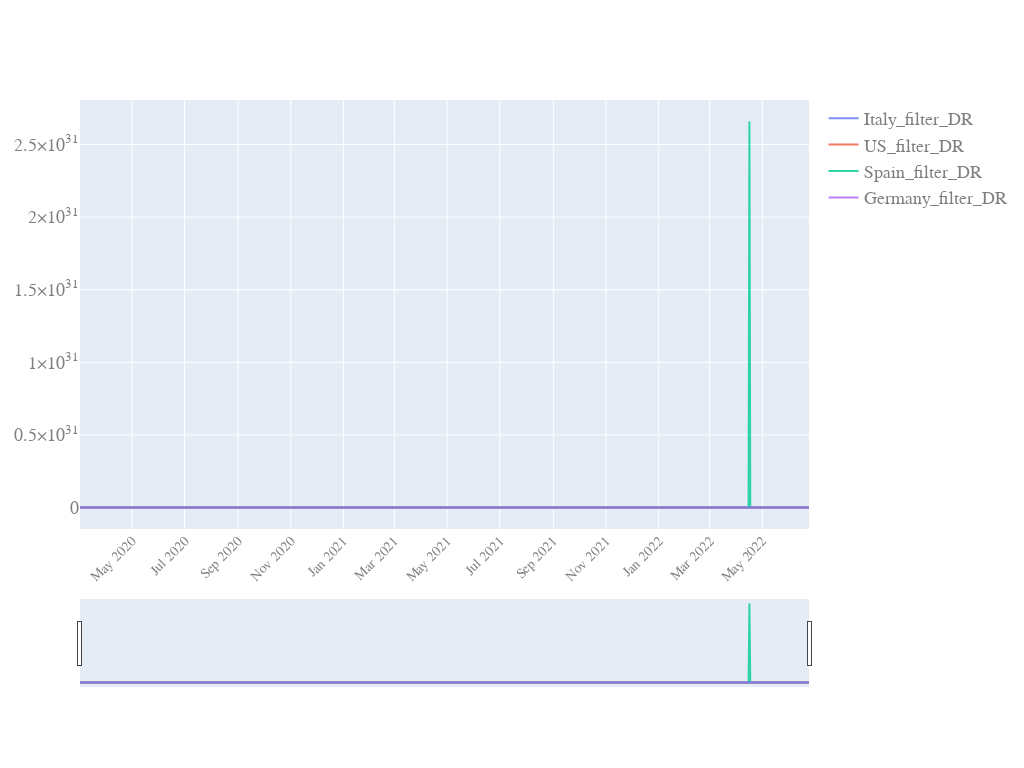

This figure's notebook cell:
### Code cell
start_pos=40
generate_plot(df_analyse.date[start_pos:],
           df_analyse.iloc[start_pos:,[16,17,18,19]], #17,18,19   # US comparison 12,17
           y_scale='linear',
           slider=True)

### Figure 1 — Plotly figure (JSON) as saved in the notebook; plotly's stock layout.template omitted (floating-point values rounded to 4 significant figures; data arrays with more than 128 entries replaced by an {"elided": "..."} marker saying what was removed)
{"data": [{"name": "Italy_filter_DR", "opacity": 0.8, "type": "scatter", "x": {"elided": "845 str values"}, "y": {"elided": "845 float values"}}, {"name": "US_filter_DR", "opacity": 0.8, "type": "scatter", "x": {"elided": "845 str values"}, "y": {"elided": "845 float values"}}, {"name": "Spain_filter_DR", "opacity": 0.8, "type": "scatter", "x": {"elided": "845 str values"}, "y": {"elided": "845 float values"}}, {"name": "Germany_filter_DR", "opacity": 0.8, "type": "scatter", "x": {"elided": "845 str values"}, "y": {"elided": "845 float values"}}], "layout": {"autosize": true, "font": {"color": "#7f7f7f", "family": "PT Sans, monospace", "size": 18}, "height": 768, "width": 1024, "xaxis": {"nticks": 20, "rangeslider": {"visible": true}, "tickangle": -45, "tickfont": {"color": "#7f7f7f", "size": 14}}, "yaxis": {"type": "linear"}}}
